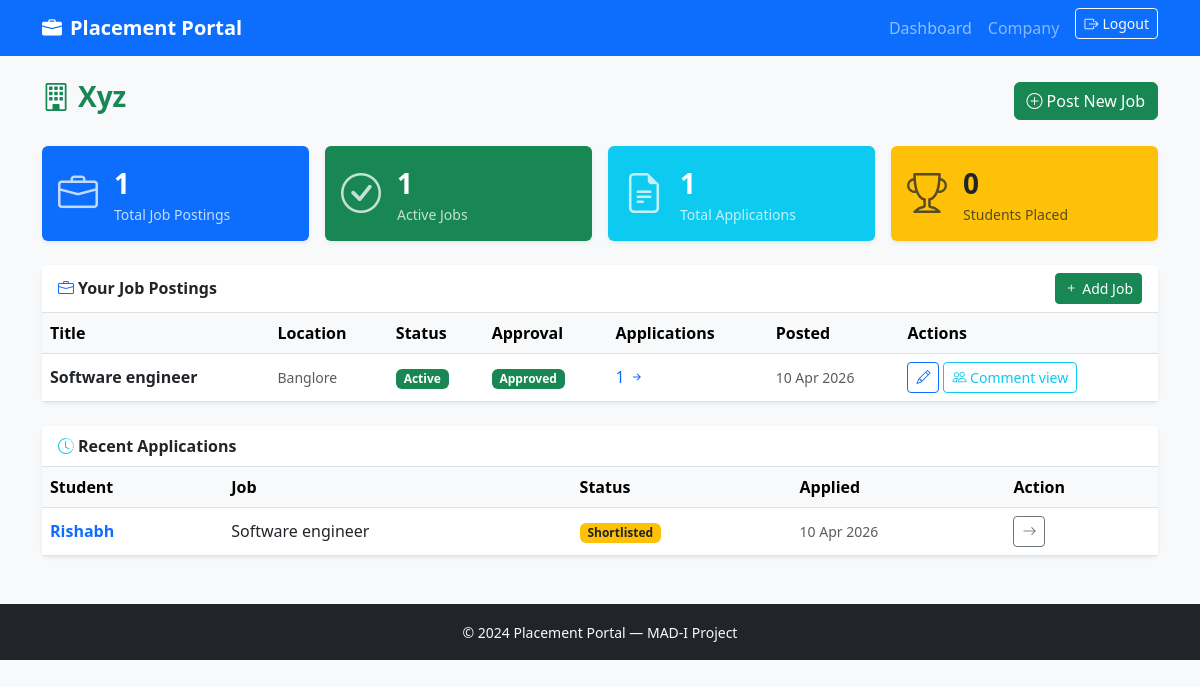
/company/dashboard (signed in), run on the app's committed database.
### models.py (models this page shows, shortened)
class User(UserMixin, db.Model):
    id= db.Column(db.Integer, primary_key=True)
    username= db.Column(db.String(80), unique=True, nullable=False)
    email= db.Column(db.String(120), unique=True, nullable=False)
    password_hash = db.Column(db.String(256))
    role = db.Column(db.String(20))
    active = db.Column(db.Boolean, default=True)
    student_profile = db.relationship('Student', backref='user', uselist=False)
    company_profile = db.relationship('Company', backref='user', uselist=False)
    @property
    def is_active(self):
        return self.active

class Company(db.Model):
    id = db.Column(db.Integer, primary_key=True)
    user_id = db.Column(db.Integer, db.ForeignKey('user.id'), nullable=False)
    name = db.Column(db.String(150))
    industry = db.Column(db.String(100))
    website = db.Column(db.String(250))
    description = db.Column(db.Text)
    location = db.Column(db.String(150))
    approval_status = db.Column(db.String(20), default='pending')
    is_blacklisted  = db.Column(db.Boolean, default=False)
    created_at = db.Column(db.DateTime, default=lambda: datetime.now(timezone.utc), nullable=False)
    jobs = db.relationship('JobPosition', backref='company', lazy='dynamic')

class JobPosition(db.Model):
    id = db.Column(db.Integer, primary_key=True)
    company_id = db.Column(db.Integer, db.ForeignKey('company.id'), nullable=False)
    title = db.Column(db.String(150))
    description = db.Column(db.Text)
    required_skills = db.Column(db.Text)
    experience = db.Column(db.String(100))
    salary_min = db.Column(db.Float)
    salary_max = db.Column(db.Float)
    location = db.Column(db.String(150))
    deadline = db.Column(db.DateTime)
    status = db.Column(db.String(20), default='active')
    is_approved = db.Column(db.Boolean, default=False)
    created_at = db.Column(db.DateTime, default=lambda: datetime.now(timezone.utc), nullable=False)
    applications = db.relationship('Application', backref='job', lazy='dynamic')

class Application(db.Model):
    id = db.Column(db.Integer, primary_key=True)
    student_id = db.Column(db.Integer, db.ForeignKey('student.id'), nullable=False)
    job_id = db.Column(db.Integer, db.ForeignKey('job_position.id'), nullable=False)
    applied_at = db.Column(db.DateTime, default=lambda: datetime.now(timezone.utc))
    status = db.Column(db.String(30), default='applied')
    notes = db.Column(db.Text)
    updated_at = db.Column(db.DateTime, default=lambda: datetime.now(timezone.utc))
    __table_args__ = (
        db.UniqueConstraint('student_id', 'job_id', name='uq_student_job'),
    )

class Student(db.Model):
    id = db.Column(db.Integer, primary_key=True)
    user_id = db.Column(db.Integer, db.ForeignKey('user.id'), nullable=False)
    name = db.Column(db.String(100))
    roll_no = db.Column(db.String(50), unique=True)
    branch = db.Column(db.String(100))
    cgpa = db.Column(db.Float)
    skills = db.Column(db.Text)
    phone = db.Column(db.String(20))
    linkedin = db.Column(db.String(250))
    about = db.Column(db.Text)
    resume_path = db.Column(db.String(250))
    applications  = db.relationship('Application', backref='student', lazy='dynamic')
    notifications = db.relationship('Notification', backref='student', lazy='dynamic')

### routes/company.py (the view)
@company_bp.route('/dashboard')
@login_required
@company_required
def dashboard():
    company = current_user.company_profile
    jobs = company.jobs.order_by(JobPosition.created_at.desc()).all()
    total_apps = sum(j.applications.count() for j in jobs)
    active_jobs = company.jobs.filter_by(status='active').count()
    placed = Application.query.join(JobPosition).filter(
                JobPosition.company_id == company.id,
                Application.status == 'placed'
             ).count()
    recent_apps = Application.query.join(JobPosition).filter(JobPosition.company_id == company.id).order_by(Application.applied_at.desc()).limit(10).all()
    return render_template('company/dashboard.html',company=company,jobs=jobs,total_apps=total_apps,active_jobs=active_jobs,placed=placed,recent_apps=recent_apps)

### models.py (called while the page is built)
@login_manager.user_loader
def load_user(user_id):
    return User.query.get(int(user_id))

### routes/company.py (called while the page is built)
def company_required(f):
    @wraps(f)
    def wrapped(*args, **kwargs):
        if not current_user.is_authenticated:
            return redirect(url_for('auth.login'))
        if current_user.role != 'company':
            flash('Company access required.', 'danger')
            return redirect(url_for('auth.login'))
        company = current_user.company_profile
        if company.approval_status != 'approved':
            flash('Your account is not yet approved by admin.', 'warning')
            return redirect(url_for('auth.login'))
        if company.is_blacklisted:
            flash('Your company has been blacklisted.', 'danger')
            return redirect(url_for('auth.logout'))
        return f(*args, **kwargs)
    return wrapped

### templates/company/dashboard.html (shortened to what this page needs)
{% extends 'base.html' %}
{% block content %}
<div class="d-flex justify-content-between align-items-center mb-4">
  <h3 class="fw-bold text-success">
    <i class="bi bi-building me-2"></i>{{ company.name }}
  </h3>
  <a href="{{ url_for('company.post_job') }}" class="btn btn-success">
    <i class="bi bi-plus-circle me-1"></i>Post New Job
  </a>
</div>
<div class="row g-3 mb-4">
  <div class="col-sm-6 col-xl-3">
    <div class="card border-0 shadow-sm bg-primary text-white">
      <div class="card-body d-flex align-items-center gap-3">
        <i class="bi bi-briefcase fs-1 opacity-75"></i>
        <div>
          <div class="fs-3 fw-bold">{{ jobs|length }}</div>
          <div class="small opacity-75">Total Job Postings</div>
        </div>
      </div>
    </div>
  </div>
  <div class="col-sm-6 col-xl-3">
    <div class="card border-0 shadow-sm bg-success text-white">
      <div class="card-body d-flex align-items-center gap-3">
        <i class="bi bi-check-circle fs-1 opacity-75"></i>
        <div>
          <div class="fs-3 fw-bold">{{ active_jobs }}</div>
          <div class="small opacity-75">Active Jobs</div>
        </div>
      </div>
    </div>
  </div>
  <div class="col-sm-6 col-xl-3">
    <div class="card border-0 shadow-sm bg-info text-white">
      <div class="card-body d-flex align-items-center gap-3">
        <i class="bi bi-file-earmark-text fs-1 opacity-75"></i>
        <div>
          <div class="fs-3 fw-bold">{{ total_apps }}</div>
          <div class="small opacity-75">Total Applications</div>
        </div>
      </div>
    </div>
  </div>
  <div class="col-sm-6 col-xl-3">
    <div class="card border-0 shadow-sm bg-warning text-dark">
      <div class="card-body d-flex align-items-center gap-3">
        <i class="bi bi-trophy fs-1 opacity-75"></i>
        <div>
          <div class="fs-3 fw-bold">{{ placed }}</div>
          <div class="small opacity-75">Students Placed</div>
        </div>
      </div>
    </div>
  </div>
</div>
<div class="card border-0 shadow-sm mb-4">
  <div class="card-header bg-white fw-semibold border-bottom d-flex justify-content-between align-items-center">
    <span><i class="bi bi-briefcase me-1 text-primary"></i>Your Job Postings</span>
    <a href="{{ url_for('company.post_job') }}" class="btn btn-sm btn-success">
      <i class="bi bi-plus me-1"></i>Add Job
    </a>
  </div>
  {% if jobs %}
  <div class="table-responsive">
    <table class="table table-hover align-middle mb-0">
      <thead class="table-light">
        <tr>
          <th>Title</th>
          <th>Location</th>
          <th>Status</th>
          <th>Approval</th>
          <th>Applications</th>
          <th>Posted</th>
          <th>Actions</th>
        </tr>
      </thead>
      <tbody>
        {% for job in jobs %}
        <tr>
          <td class="fw-semibold">{{ job.title }}</td>
          <td class="text-muted small">{{ job.location or '—' }}</td>
          <td>
            <span class="badge {% if job.status == 'active' %}bg-success{% else %}bg-secondary{% endif %}">
              {{ job.status | capitalize }}
            </span>
          </td>
          <td>
            <span class="badge {% if job.is_approved %}bg-success{% else %}bg-warning text-dark{% endif %}">
              {% if job.is_approved %}Approved{% else %}Pending{% endif %}
            </span>
          </td>
          <td>
            <a href="{{ url_for('company.job_applications', job_id=job.id) }}"
               class="text-decoration-none">
              {{ job.applications.count() }} <i class="bi bi-arrow-right-short"></i>
            </a>
          </td>
          <td class="small text-muted">{{ job.created_at.strftime('%d %b %Y') }}</td>
          <td>
            <div class="d-flex gap-1">
              <a href="{{ url_for('company.edit_job', job_id=job.id) }}"
                 class="btn btn-outline-primary btn-sm">
                <i class="bi bi-pencil"></i>
              </a>
              <a href="{{ url_for('company.job_applications', job_id=job.id) }}"
                 class="btn btn-outline-info btn-sm">
                <i class="bi bi-people"></i>
Comment view              </a>
            </div>
          </td>
        </tr>
        {% endfor %}
      </tbody>
    </table>
  </div>
  {% else %}
  <div class="card-body text-center text-muted py-4">
    <i class="bi bi-briefcase display-5"></i>
    <p class="mt-2">No job postings yet. <a href="{{ url_for('company.post_job') }}">Post your first job</a>.</p>
  </div>
  {% endif %}
</div>
<div class="card border-0 shadow-sm">
  <div class="card-header bg-white fw-semibold border-bottom">
    <i class="bi bi-clock-history me-1 text-info"></i>Recent Applications
  </div>
  {% if recent_apps %}
  <div class="table-responsive">
    <table class="table table-hover align-middle mb-0">
      <thead class="table-light">
        <tr>
          <th>Student</th>
          <th>Job</th>
          <th>Status</th>
          <th>Applied</th>
          <th>Action</th>
        </tr>
      </thead>
      <tbody>
        {% for app in recent_apps %}
        <tr>
          <td>
            <a href="{{ url_for('company.student_profile', student_id=app.student_id) }}"
               class="text-decoration-none fw-semibold">
              {{ app.student.name or app.student.user.username }}
            </a>
          </td>
          <td>{{ app.job.title }}</td>
          <td>
            <span class="badge
              {% if app.status == 'placed' %}bg-success
              {% elif app.status == 'shortlisted' %}bg-warning text-dark
              {% elif app.status == 'interview' %}bg-info text-dark
              {% elif app.status == 'rejected' %}bg-danger
              {% else %}bg-secondary{% endif %}">
              {{ app.status | capitalize }}
            </span>
          </td>
          <td class="small text-muted">{{ app.applied_at.strftime('%d %b %Y') }}</td>
          <td>
            <a href="{{ url_for('company.job_applications', job_id=app.job_id) }}"
               class="btn btn-outline-secondary btn-sm">
              <i class="bi bi-arrow-right"></i>
            </a>
          </td>
        </tr>
        {% endfor %}
      </tbody>
    </table>
  </div>
  {% else %}
  <div class="card-body text-center text-muted py-4">
    <p class="mb-0">No applications received yet.</p>
  </div>
  {% endif %}
</div>
{% endblock %}

### templates/base.html (shortened to what this page needs)
<!DOCTYPE html>
<html lang="en">
<head>
  <link href="https://cdn.jsdelivr.net/npm/bootstrap@5.3.0/dist/css/bootstrap.min.css" rel="stylesheet"/>
  <link href="https://cdn.jsdelivr.net/npm/bootstrap-icons@1.11.0/font/bootstrap-icons.css" rel="stylesheet"/>
</head>
<body class="bg-light">
<nav class="navbar navbar-expand-lg navbar-dark bg-primary">
  <div class="container">
    <a class="navbar-brand fw-bold" href="{{ url_for('auth.index') }}">
      <i class="bi bi-briefcase-fill me-2"></i>Placement Portal
    </a>
    <div class="collapse navbar-collapse" id="navbarNav">
      <ul class="navbar-nav ms-auto">
        {% if current_user.is_authenticated %}
          {% if current_user.role == 'admin' %}
            <li class="nav-item">
              <a class="nav-link" href="{{ url_for('admin.dashboard') }}">Dashboard</a>
            </li>
          {% elif current_user.role == 'company' %}
            <li class="nav-item">
              <a class="nav-link" href="{{ url_for('company.dashboard') }}">Dashboard</a>
            </li>
          {% endif %}
          <li class="nav-item">
            <span class="nav-link text-white-50">
              {{ current_user.role | capitalize }}
            </span>
          </li>
          <li class="nav-item">
            <a class="btn btn-outline-light btn-sm ms-2"
               href="{{ url_for('auth.logout') }}">
              <i class="bi bi-box-arrow-right me-1"></i>Logout
            </a>
          </li>
        {% endif %}
      </ul>
    </div>
  </div>
</nav>
<main class="container my-4">
  {% block content %}{% endblock %}
</main>
<footer class="bg-dark text-light text-center py-3 mt-5">
  <small>&copy; 2024 Placement Portal — MAD-I Project</small>
</footer>
</body>
</html>

### data on the page
User: role "Company"
Company: name "Xyz"
JobPosition: title "Software engineer", location "Banglore", status "Active", is_approved "Approved", applications.count "1", created_at "10 Apr 2026"
Application: student "Rishabh", job "Software engineer", status "Shortlisted", applied_at "10 Apr 2026"

### other printed values
{{ jobs|length }} "1"
{{ active_jobs }} "1"
{{ total_apps }} "1"
{{ placed }} "0"
